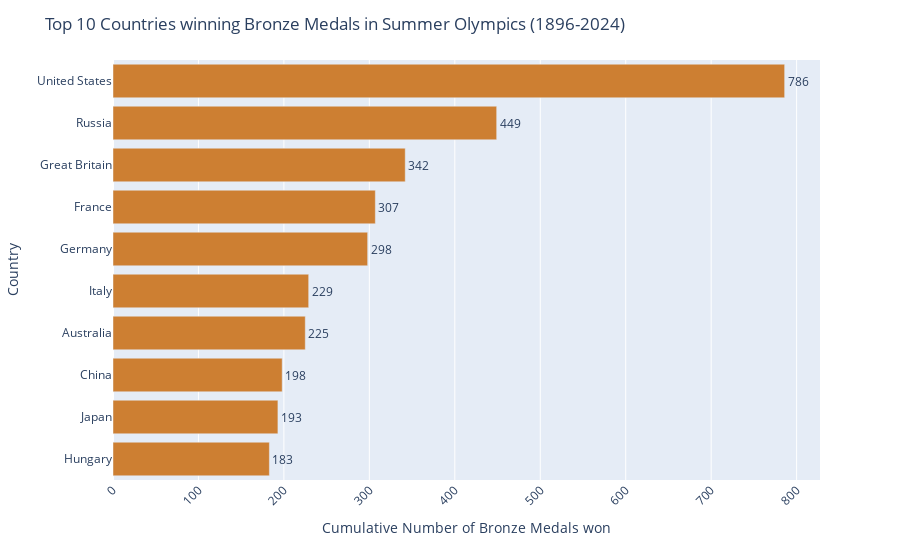

This figure's notebook cell:
### Code cell
summary_df3 = summary_df.reset_index().sort_values(by='bronze_sum', ascending=True)

fig2 = px.bar(summary_df3, y='country', x='bronze_sum', text = 'bronze_sum', orientation='h', hover_data=['gold_sum', 'silver_sum', 'total_sum'])
fig2.update_traces(texttemplate='%{text:.3s}', textposition='outside', marker_color='#CD7F32') # places the annotation above the bar and set color to bronze
fig2.update_layout(uniformtext_minsize=8)
fig2.update_layout(xaxis_tickangle=-45)
fig2.update_layout(title = 'Top 10 Countries winning Bronze Medals in Summer Olympics (1896-2024)', xaxis_title='Cumulative Number of Bronze Medals won', yaxis_title='Country')
fig2

### Figure 1 — Plotly figure (JSON) as saved in the notebook; plotly's stock layout.template omitted (floating-point values rounded to 4 significant figures)
{"data": [{"alignmentgroup": "True", "customdata": [[188, 163, 534], [189, 162, 544], [303, 226, 727], [180, 189, 594], [234, 206, 669], [249, 277, 824], [247, 283, 837], [305, 345, 992], [543, 449, 1441], [1110, 885, 2781]], "hovertemplate": "bronze_sum=%{text}<br>country=%{y}<br>gold_sum=%{customdata[0]}<br>silver_sum=%{customdata[1]}<br>total_sum=%{customdata[2]}<extra></extra>", "legendgroup": "", "marker": {"color": "#CD7F32", "pattern": {"shape": ""}}, "name": "", "offsetgroup": "", "orientation": "h", "showlegend": false, "text": [183, 193, 198, 225, 229, 298, 307, 342, 449, 786], "textposition": "outside", "texttemplate": "%{text:.3s}", "type": "bar", "x": [183, 193, 198, 225, 229, 298, 307, 342, 449, 786], "xaxis": "x", "y": ["Hungary", "Japan", "China", "Australia", "Italy", "Germany", "France", "Great Britain", "Russia", "United States"], "yaxis": "y"}], "layout": {"barmode": "relative", "legend": {"tracegroupgap": 0}, "margin": {"t": 60}, "title": {"text": "Top 10 Countries winning Bronze Medals in Summer Olympics (1896-2024)"}, "uniformtext": {"minsize": 8}, "xaxis": {"anchor": "y", "domain": [0, 1], "tickangle": -45, "title": {"text": "Cumulative Number of Bronze Medals won"}}, "yaxis": {"anchor": "x", "domain": [0, 1], "title": {"text": "Country"}}}}
